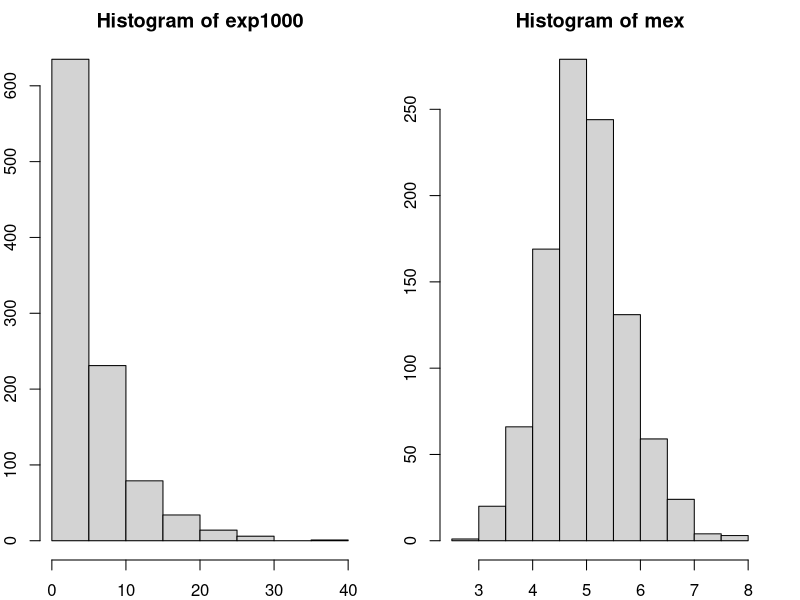
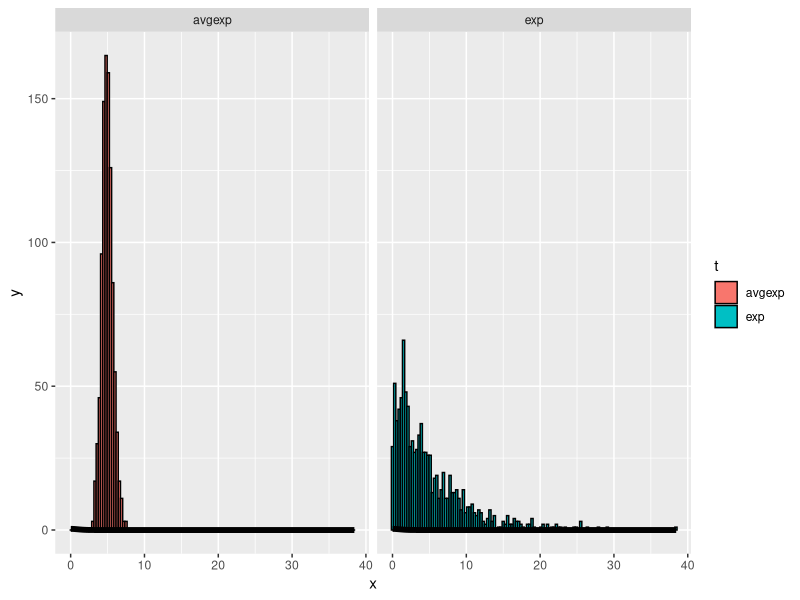

Write the R code that produced these figures, in order.
## ---- chunk 1
# Run simulation of 1000 exponentials
nosim <- 1000
lambda <- 0.2
exp1000 <- rexp(nosim,lambda)

# Run 1000 simulation of average of 40 exponentials
mex = NULL
for (i in 1:nosim) mex = c(mex,mean(rexp(40,lambda)))
## ---- chunk 2
# Set margins and multi column graph
library(ggplot2)
par(mar = rep(2, 4))
par(mfrow=c(1,2))

hist(exp1000)
hist(mex)

dat <- data.frame(
        x = c(exp1000,mex),
        t = factor(rep(c('exp','avgexp'), rep(nosim, 2)))
        )

g <- ggplot(dat, aes(x = x, fill = t)) + geom_histogram(binwidth=.3, colour = "black") 
g <- g + stat_function(fun = dnorm, size = 2)
g + facet_grid(. ~ t)



